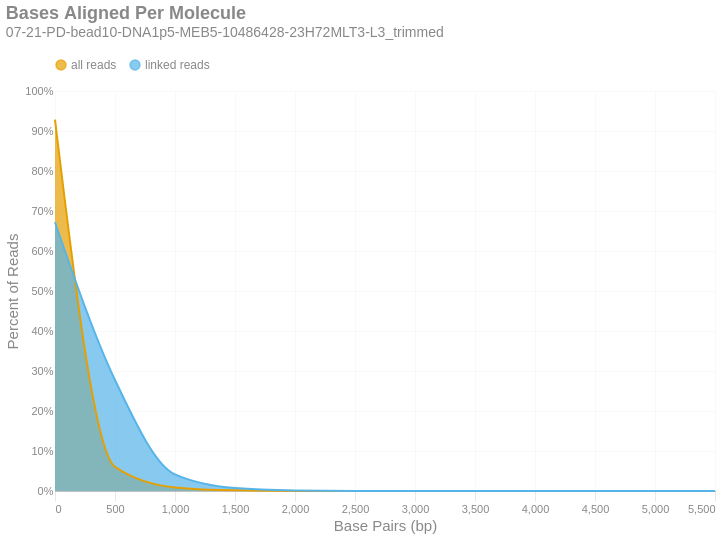

Here is the notebook cell this chart was saved with:
### Markdown cell above
### Bases Aligned Per Molecule
This is a frequency distribution showing the number of base pairs aligned per unique molecule. These data are shown in 500 bp bins. There are two distributions: one with `all reads` (yellow) and another with only `linked reads` (blue). The percent of molecules in the `linked reads` distribution is relative to the total number of linked molecules.

### Code cell
if SKIPLR:
    print_html(f"Skipped")
else:
    binned_df = consolidated_hist(valids['aligned_bp'], mask, 500, True)
    with SafeRender(binned_df):
        (
            density_plot(binned_df, 'Bases Aligned Per Molecule', samplename, 'basesper')
            .encode(
                x=alt.X('bin:Q', title="Base Pairs (bp)").axis(tickMinStep=500),
                y=alt.Y('value:Q', title='Percent of Reads')
                    .axis(format='%')
                    .scale(domain = [0,1])
                    .stack(False),
                color=alt.Color("key:N").scale(domain = ["all reads", "linked reads"]),
                tooltip = [
                    alt.Tooltip("key:N", title = "Data Type"),
                    alt.Tooltip("range_label:N", title="Based Aligned Per Molecule"),
                    alt.Tooltip("value:Q", format = ".2%", title="% Molecules")
                ]
            )
        ).display()

### Figure 1 — Vega-Lite specification as saved in the notebook (floating-point values rounded to 4 significant figures)
{"width": "container", "height": 400, "config": {"title": {"anchor": "start", "dy": -15, "fontSize": 18, "color": "#888888", "subtitleColor": "#888888", "subtitleFontSize": 14}, "arc": {"fill": "#0072B2"}, "axis": {"domainColor": "#888888", "domainWidth": 0.5, "gridWidth": 0.2, "grid": false, "titleFontWeight": 400, "titleFontSize": 15, "labelFontSize": 11, "labelColor": "#888888", "tickColor": "#888888", "tickWidth": 0.2, "titleColor": "#888888"}, "axisBand": {"grid": false}, "axisX": {"grid": true, "tickSize": 10, "domainCap": "round"}, "axisY": {"domain": false, "grid": true, "tickSize": 0, "domainCap": "round"}, "background": "transparent", "header": {"labelFontSize": 15, "labelColor": "#888888", "titleFontSize": 15, "titleFontWeight": 600, "titleColor": "#888888"}, "legend": {"labelFont": "sans-serif", "labelFontSize": 12, "labelColor": "#888888", "symbolSize": 100, "symbolType": "circle", "titleFontSize": 12, "titlePadding": 10, "titleColor": "#888888", "title": null, "orient": "top"}, "range": {"category": ["#E69F00", "#56B4E9", "#009E73", "#F0E442", "#0072B2", "#D55E00", "#CC79A7", "#000000"], "diverging": ["#cfe8f3", "#a2d4ec", "#73bfe2", "#46abdb", "#1696d2", "#12719e"]}, "area": {"fill": "#0072B2", "fillOpacity": 0.7, "line": true, "strokeOpacity": 0.7}, "line": {"color": "#0072B2", "stroke": "#0072B2", "strokeWidth": 2}, "trail": {"color": "#0072B2", "stroke": "#0072B2", "strokeWidth": 0, "size": 1}, "point": {"filled": true}, "text": {"color": "#888888", "fontSize": 11, "align": "right", "fontWeight": 400, "size": 11}, "bar": {"fill": "#0072B2", "stroke": null}, "view": {"stroke": null, "continuousWidth": 660, "continuousHeight": 400}}, "data": {"name": "data-be60b104e9c2f17e111f858bc1c2cef6"}, "mark": {"type": "area", "interpolate": "monotone"}, "encoding": {"color": {"field": "key", "scale": {"domain": ["all reads", "linked reads"]}, "type": "nominal"}, "tooltip": [{"field": "key", "title": "Data Type", "type": "nominal"}, {"field": "range_label", "title": "Based Aligned Per Molecule", "type": "nominal"}, {"field": "value", "format": ".2%", "title": "% Molecules", "type": "quantitative"}], "x": {"axis": {"tickMinStep": 500}, "field": "bin", "title": "Base Pairs (bp)", "type": "quantitative"}, "y": {"axis": {"format": "%"}, "field": "value", "scale": {"domain": [0, 1]}, "stack": false, "title": "Percent of Reads", "type": "quantitative"}}, "params": [{"name": "param_c36ac31b6afebe62", "select": {"type": "point", "fields": ["key"]}, "bind": "legend"}], "title": {"text": "Bases Aligned Per Molecule", "subtitle": "07-21-PD-bead10-DNA1p5-MEB5-10486428-23H72MLT3-L3_trimmed"}, "transform": [{"fold": ["all reads", "linked reads"]}, {"filter": {"param": "param_c36ac31b6afebe62"}}], "usermeta": {"embedOptions": {"downloadFileName": "07-21-PD-bead10-DNA1p5-MEB5-10486428-23H72MLT3-L3_trimmed.basesper"}}, "$schema": "https://vega.github.io/schema/vega-lite/v6.4.1.json", "datasets": {"data-be60b104e9c2f17e111f858bc1c2cef6": [{"bin": "0", "interval": "0-500", "all reads": 0.9284, "linked reads": 0.672, "range_label": "0-499"}, {"bin": "500", "interval": "500-1000", "all reads": 0.06064, "linked reads": 0.2776, "range_label": "500-999"}, {"bin": "1000", "interval": "1000-1500", "all reads": 0.009027, "linked reads": 0.04148, "range_label": "1000-1499"}, {"bin": "1500", "interval": "1500-2000", "all reads": 0.001603, "linked reads": 0.007369, "range_label": "1500-1999"}, {"bin": "2000", "interval": "2000-2500", "all reads": 0.0003012, "linked reads": 0.001384, "range_label": "2000-2499"}, {"bin": "2500", "interval": "2500-3000", "all reads": 3.996e-05, "linked reads": 0.0001836, "range_label": "2500-2999"}, {"bin": "3000", "interval": "3000-3500", "all reads": 7.265e-06, "linked reads": 3.339e-05, "range_label": "3000-3499"}, {"bin": "3500", "interval": "3500-4000", "all reads": 1.603e-06, "linked reads": 7.365e-06, "range_label": "3500-3999"}, {"bin": "4000", "interval": "4000-4500", "all reads": 2.671e-07, "linked reads": 1.228e-06, "range_label": "4000-4499"}, {"bin": "4500", "interval": "4500-5000", "all reads": 5.342e-08, "linked reads": 2.455e-07, "range_label": "4500-4999"}, {"bin": "5000", "interval": "5000-5500", "all reads": 0.0, "linked reads": 0.0, "range_label": "5000-5499"}, {"bin": "5500", "interval": "5500-6000", "all reads": 0.0, "linked reads": 0.0, "range_label": "5500-5999"}]}}
